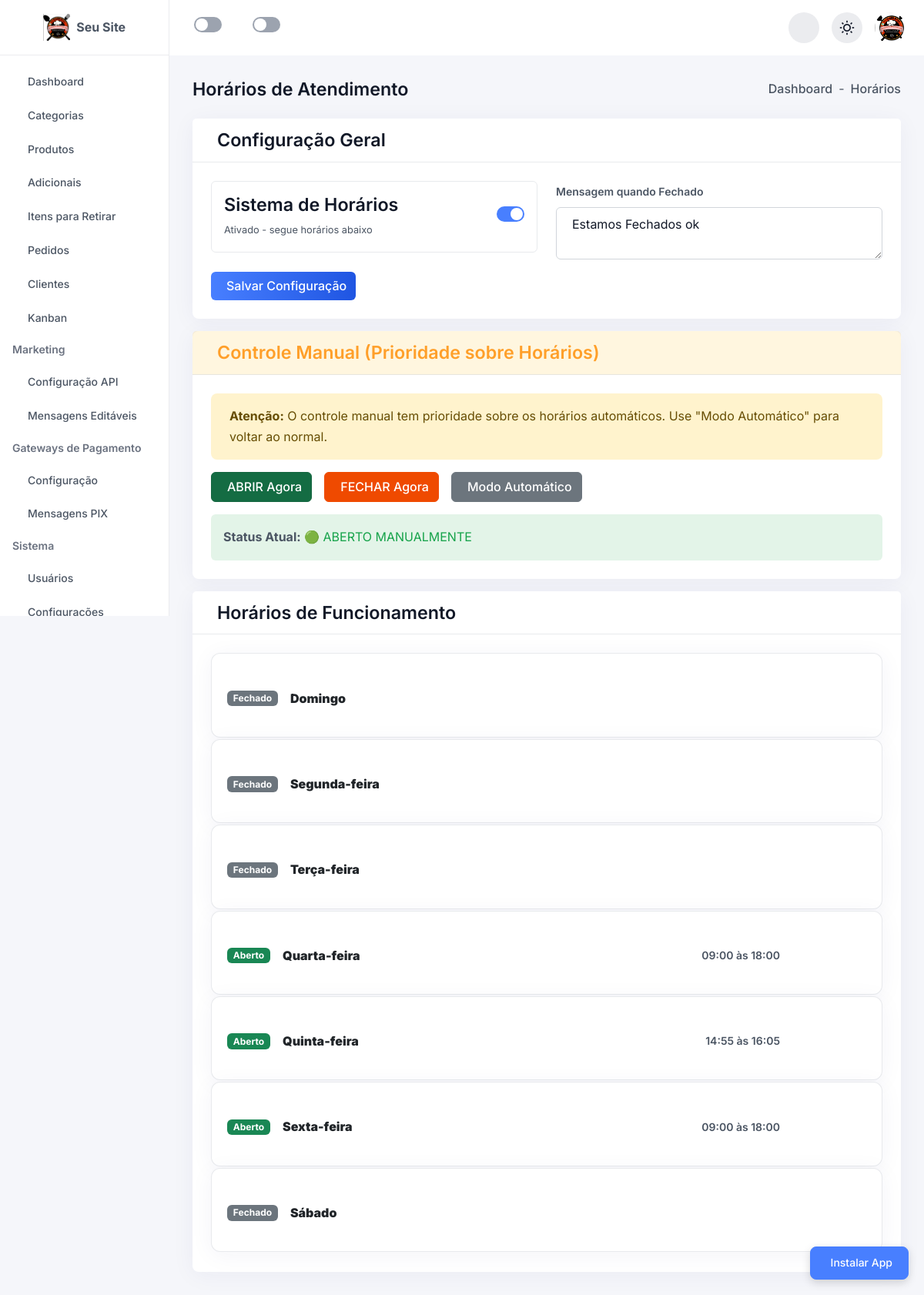
The page /admin/horarios.php (signed in) on the database its author committed.
### tables this page shows
CREATE TABLE `configuracoes` (
  `id` int(11) NOT NULL,
  `site_titulo` varchar(255) DEFAULT 'Cardápio Digital',
  `site_descricao` text DEFAULT NULL,
  `site_logo` varchar(255) DEFAULT NULL,
  `site_favicon` varchar(255) DEFAULT NULL,
  `site_capa` varchar(255) DEFAULT NULL,
  `endereco_cep` varchar(10) DEFAULT NULL,
  `endereco_rua` varchar(255) DEFAULT NULL,
  `endereco_numero` varchar(20) DEFAULT NULL,
  `endereco_complemento` varchar(255) DEFAULT NULL,
  `endereco_bairro` varchar(255) DEFAULT NULL,
  `endereco_cidade` varchar(255) DEFAULT NULL,
  `endereco_estado` varchar(2) DEFAULT NULL,
  `contato_whatsapp` varchar(20) DEFAULT NULL,
  `contato_email` varchar(255) DEFAULT NULL,
  `social_facebook` varchar(255) DEFAULT NULL,
  `social_instagram` varchar(255) DEFAULT NULL,
  `atualizado_em` timestamp NOT NULL DEFAULT current_timestamp() ON UPDATE current_timestamp(),
  `whatsapp_chave_pix` varchar(255) DEFAULT NULL COMMENT 'Chave PIX para pagamentos',
  `whatsapp_tempo_preparo_padrao` int(11) DEFAULT 30 COMMENT 'Tempo de preparo padrão em minutos',
  `whatsapp_tempo_entrega_padrao` int(11) DEFAULT 40 COMMENT 'Tempo de entrega padrão em minutos',
  `whatsapp_mensagem_pronto_retirada` text DEFAULT NULL COMMENT 'Mensagem quando pedido está pronto para retirada',
  `whatsapp_mensagem_pronto_delivery` text DEFAULT NULL COMMENT 'Mensagem quando pedido está pronto para delivery',
  `recaptcha_v2_site_key` varchar(255) DEFAULT NULL COMMENT 'Site Key do reCAPTCHA v2',
  `recaptcha_v2_secret_key` varchar(255) DEFAULT NULL COMMENT 'Secret Key do reCAPTCHA v2',
  `recaptcha_v3_site_key` varchar(255) DEFAULT NULL COMMENT 'Site Key do reCAPTCHA v3',
  `recaptcha_v3_secret_key` varchar(255) DEFAULT NULL COMMENT 'Secret Key do reCAPTCHA v3',
  `recaptcha_version` varchar(10) DEFAULT 'v2' COMMENT 'Versão do reCAPTCHA (v2 ou v3)',
  `recaptcha_ativo` tinyint(1) DEFAULT 0 COMMENT 'Ativar reCAPTCHA (1=sim, 0=não)',
  `recaptcha_paginas` text DEFAULT NULL COMMENT 'JSON com lista de páginas onde usar reCAPTCHA',
  `push_vapid_public_key` varchar(255) DEFAULT NULL COMMENT 'VAPID Public Key para Push Notifications',
  `push_vapid_private_key` text DEFAULT NULL COMMENT 'VAPID Private Key para Push Notifications',
  `push_notifications_ativo` tinyint(1) DEFAULT 1 COMMENT 'Ativar Push Notifications (1=sim, 0=não)',
  `nome_site` varchar(255) DEFAULT NULL,
  `descricao_site` text DEFAULT NULL,
  `logo` varchar(255) DEFAULT NULL,
  `favicon` varchar(255) DEFAULT NULL,
  `capa` varchar(255) DEFAULT NULL,
  `cep` varchar(20) DEFAULT NULL,
  `rua` varchar(255) DEFAULT NULL,
  `numero` varchar(50) DEFAULT NULL,
  `complemento` varchar(255) DEFAULT NULL,
  `bairro` varchar(100) DEFAULT NULL,
  `cidade` varchar(100) DEFAULT NULL,
  `estado` varchar(2) DEFAULT NULL,
  `whatsapp` varchar(20) DEFAULT NULL,
  `email_contato` varchar(255) DEFAULT NULL,
  `facebook` varchar(255) DEFAULT NULL,
  `instagram` varchar(255) DEFAULT NULL,
  `tema` varchar(50) DEFAULT 'roxo',
  `cor_principal` varchar(20) DEFAULT NULL,
  `cor_secundaria` varchar(20) DEFAULT NULL,
  `tema_layout` varchar(50) DEFAULT 'default',
  `impressao_automatica` tinyint(1) DEFAULT 0
);

CREATE TABLE `configuracao_horarios` (
  `id` int(11) NOT NULL,
  `sistema_ativo` tinyint(1) NOT NULL DEFAULT 0 COMMENT 'Sistema de horários ativado',
  `aberto_manual` tinyint(1) DEFAULT NULL,
  `mensagem_fechado` text DEFAULT NULL COMMENT 'Mensagem quando fechado',
  `atualizado_em` timestamp NOT NULL DEFAULT current_timestamp() ON UPDATE current_timestamp()
);

CREATE TABLE `horarios_funcionamento` (
  `id` int(11) NOT NULL,
  `dia_semana` int(1) NOT NULL COMMENT '0=Domingo, 1=Segunda, 2=Terça, 3=Quarta, 4=Quinta, 5=Sexta, 6=Sábado',
  `horario_abertura` time NOT NULL,
  `horario_fechamento` time NOT NULL,
  `ativo` tinyint(1) NOT NULL DEFAULT 1 COMMENT 'Dia está funcionando',
  `ordem` int(11) NOT NULL DEFAULT 0
);

### admin/horarios.php (the view, shortened to what the rows shown need)
<?php
include '../includes/functions.php';
try {
    $pdo->exec("CREATE TABLE IF NOT EXISTS configuracao_horarios (
        id INT AUTO_INCREMENT PRIMARY KEY,
        sistema_ativo TINYINT(1) DEFAULT 1,
        aberto_manual TINYINT(1) DEFAULT NULL,
        mensagem_fechado TEXT
    )");
    $stmt = $pdo->query("DESCRIBE configuracao_horarios");
    $columns = $stmt->fetchAll(PDO::FETCH_COLUMN);
    if (in_array('aberto_manual', $columns)) {
        $pdo->exec("ALTER TABLE configuracao_horarios MODIFY aberto_manual TINYINT(1) DEFAULT NULL");
    } else {
        $pdo->exec("ALTER TABLE configuracao_horarios ADD COLUMN aberto_manual TINYINT(1) DEFAULT NULL");
    }
    $pdo->exec("CREATE TABLE IF NOT EXISTS horarios_funcionamento (
        id INT AUTO_INCREMENT PRIMARY KEY,
        dia_semana INT NOT NULL,
        horario_abertura TIME,
        horario_fechamento TIME,
        ativo TINYINT(1) DEFAULT 1
    )");
} catch (PDOException $e) {
}
$stmt = $pdo->query("SELECT * FROM configuracao_horarios LIMIT 1");
$config = $stmt->fetch(PDO::FETCH_ASSOC);
$stmt = $pdo->query("SELECT * FROM horarios_funcionamento ORDER BY dia_semana ASC");
$horarios_db = $stmt->fetchAll(PDO::FETCH_ASSOC);
$horarios = [];
foreach ($horarios_db as $h) {
    $horarios[$h['dia_semana']] = $h;
}
$dias_semana = [
    0 => 'Domingo',
    1 => 'Segunda-feira',
    2 => 'Terça-feira',
    3 => 'Quarta-feira',
    4 => 'Quinta-feira',
    5 => 'Sexta-feira',
    6 => 'Sábado'
];
include 'includes/header.php';
?>
<div class="dashboard-main-body">
    <div class="card mb-3 radius-12">
        <div class="card-body p-24">
            <form method="POST">
                <div class="row">
                    <div class="col-md-6 mb-3">
                        <div class="d-flex align-items-center justify-content-between p-3 border rounded">
                            <div class="form-switch">
                                <input class="form-check-input" type="checkbox" name="sistema_ativo" id="sistema_ativo"
                                       <?php echo ($config['sistema_ativo'] ?? 1) ? 'checked' : ''; ?>
                                       onchange="this.form.submit()">
                            </div>
                        </div>
                    </div>
                    <div class="col-md-6 mb-3">
                        <label class="form-label fw-semibold">Mensagem quando Fechado</label>
                        <textarea class="form-control" name="mensagem_fechado" rows="2"
                                  placeholder="Ex: Estamos fechados..."><?php echo htmlspecialchars($config['mensagem_fechado'] ?? ''); ?></textarea>
                    </div>
                </div>
            </form>
        </div>
    </div>
    <div class="card radius-12">
        <div class="card-body p-24">
            <div class="accordion" id="accordionHorarios">
                <?php foreach ($dias_semana as $dia_num => $dia_nome):
                    $h = isset($horarios[$dia_num]) ? $horarios[$dia_num] : ['horario_abertura' => '00:00', 'horario_fechamento' => '00:00', 'ativo' => 0];
                    $isOpen = $h['ativo'] ?? 0;
                    $statusBadge = $isOpen ? '<span class="badge bg-success">Aberto</span>' : '<span class="badge bg-secondary">Fechado</span>';
                ?>
                <div class="accordion-item mb-2">
                    <h2 class="accordion-header">
                        <button class="accordion-button collapsed"
                                type="button"
                                data-bs-toggle="collapse"
                                data-bs-target="#dia<?php echo $dia_num; ?>">
                            <div class="d-flex align-items-center gap-3 w-100">
                                <?php echo $statusBadge; ?>
                                <strong><?php echo $dia_nome; ?></strong>
                                <?php if ($isOpen): ?>
                                    <span class="text-secondary-light ms-auto me-3 text-sm">
                                        <?php echo substr($h['horario_abertura'] ?? '00:00', 0, 5) . ' às ' . substr($h['horario_fechamento'] ?? '00:00', 0, 5); ?>
                                    </span>
                                <?php endif; ?>
                            </div>
                        </button>
                    </h2>
                </div>
                <?php endforeach; ?>
            </div>
        </div>
    </div>
</div>
<?php include 'includes/footer.php'; ?>

### admin/includes/header.php (shortened to what the rows shown need)
<?php
require_once __DIR__ . '/../../includes/functions.php';
$site_config = [];
try {
    $stmt = $pdo->query("SELECT * FROM configuracoes WHERE id = 1");
    $site_config = $stmt->fetch(PDO::FETCH_ASSOC) ?: [];
} catch (PDOException $e) {
}
$nome_site = $site_config['nome_site'] ?? 'PedeMais';
?>
<!DOCTYPE html>
<html lang="pt-BR" data-theme="light">
<head>
    <link rel="stylesheet" href="<?php echo SITE_URL; ?>/admin/assets/css/remixicon.css">
    <link rel="stylesheet" href="<?php echo SITE_URL; ?>/admin/assets/css/lib/bootstrap.min.css">
    <link rel="stylesheet" href="<?php echo SITE_URL; ?>/admin/assets/css/lib/dataTables.min.css">
    <link rel="stylesheet" href="<?php echo SITE_URL; ?>/admin/assets/css/style.css">
    <link rel="stylesheet" href="<?php echo SITE_URL; ?>/admin/assets/css/admin-custom.css">
    <link rel="stylesheet" href="<?php echo SITE_URL; ?>/admin/assets/css/mobile-fixes.css">
    <link rel="stylesheet" href="<?php echo SITE_URL; ?>/admin/assets/css/sino-vermelho.css">
    <link rel="stylesheet" href="<?php echo SITE_URL; ?>/admin/assets/css/realtime-updates.css">
    <link rel="stylesheet" href="https://cdnjs.cloudflare.com/ajax/libs/font-awesome/6.4.0/css/all.min.css">
</head>
<body data-nivel="admin">
<aside class="sidebar">
    <div>
        <a href="index.php" class="sidebar-logo d-flex align-items-center justify-content-center gap-2 p-3">
            <img src="<?php echo SITE_URL; ?>/uploads/config/logo.png" alt="<?php echo htmlspecialchars($nome_site); ?>" style="max-height: 35px; display: block;">
            <span class="fw-bold text-md"><?php echo htmlspecialchars($nome_site); ?></span>
        </a>
    </div>
</aside>
<main class="dashboard-main">
    <div class="dashboard-main-body">

### rows shown on the page
configuracoes: nome_site "Seu Site"
configuracao_horarios: sistema_ativo "☑", mensagem_fechado "Estamos Fechados ok"
horarios_funcionamento: ativo "Aberto", dia_nome "Quarta-feira", horario_abertura "09:00", horario_fechamento "18:00"
horarios_funcionamento: ativo "Aberto", dia_nome "Quinta-feira", horario_abertura "14:55", horario_fechamento "16:05"
horarios_funcionamento: ativo "Aberto", dia_nome "Sexta-feira", horario_abertura "09:00", horario_fechamento "18:00"

### other values the page prints
$item['label'] "Dashboard"
$item['label'] "Categorias"
$item['label'] "Produtos"
$item['label'] "Adicionais"
$item['label'] "Itens para Retirar"
$item['label'] "Pedidos"
$item['label'] "Clientes"
$item['label'] "Kanban"
$section "Marketing"
$item['label'] "Configuração API"
$item['label'] "Mensagens Editáveis"
$section "Gateways de Pagamento"
$item['label'] "Configuração"
$item['label'] "Mensagens PIX"
$section "Sistema"
